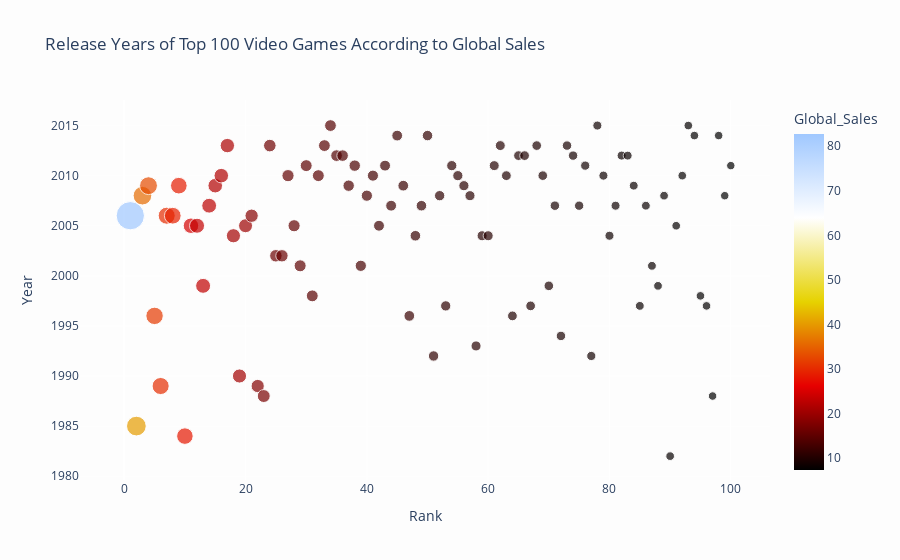

This figure's notebook cell:
### Markdown cell above
- As seen on the top 100 video games, **North America** often has the **highest** sales, followed by Europe and Japan. Although North America and Europe sales in general have led to these rankings, There are 2 games: GTA: San Andreas (ranked 18) and Gran Turismo (ranked 48), which have **highest** sales in **Other regions**.

- Nintendogs (ranked 11), GTA 5 (ranked 17), Brain: Train Your Brain in Minutes a Day (ranked 20), Call of Duty: Black Ops II (ranked 35), Call of Duty: Modern Warfare 3 (ranked 38), Gran Turismo 5 (ranked 55), FIFA 16 (ranked 78), FIFA Soccer 2013 (ranked 83), The Sims 3 (ranked 84), Star Wars Battlefront (ranked 93), and Call of Duty: Advanced Warfare (ranked 94) are the **most sold** in the **European** region.

- Games that are sold the **most** in **Japan** are: Pokemon Black / Pokemon White (ranked 27), Animal Crossing: Wild World (ranked 42), Final Fantasy VII (ranked 67), Animal Crossing (ranked 74), Super Mario Kart (ranked 77),
Final Fantasy VIII (ranked 88)

- The top 10 video games with higest sale are as follows:
    1.  Wii Sports
    2.  Super Mario Bros
    3.  Mario Kart Wii
    4.  Wii Sports Resort
    5.  Pokemon Red/Pokemon Blue
    6.  Tetris
    7.  New Super Mario Bros
    8.  Wii Play
    9.  New Super Mario Bros Wii
    10. Duck Hunt

Next, let's have a look at the bubble graph to see the release years of top 100 video game sales

### Code cell
# Create a new column that combines the 'Name' and 'Year' columns
top100_games['Name_and_Year'] = top100_games['Name'] + ' (' + top100_games['Year'].astype(str) + ')'

release_year_top100_bubble_graph = px.scatter(top100_games, x='Rank', y='Year',
                 size='Global_Sales', color='Global_Sales',
                 color_continuous_scale='Blackbody',
                 labels={'x':'Rank', 'y':'Years'},
                 title='Release Years of Top 100 Video Games According to Global Sales',
                 hover_name='Name_and_Year',  # Use the new column as the hover name
                 hover_data=['Publisher', 'Platform', 'Genre', 'Global_Sales'])

release_year_top100_bubble_graph.update_layout(
    paper_bgcolor='#fdfdfd',
    plot_bgcolor='#fdfdfd',
    hovermode='x',
)

release_year_top100_bubble_graph.show()

### Figure 1 — Plotly figure (JSON) as saved in the notebook; plotly's stock layout.template omitted (floating-point values rounded to 4 significant figures; data arrays with more than 128 entries replaced by an {"elided": "..."} marker saying what was removed)
{"data": [{"customdata": {"elided": "100x4 mixed values"}, "hovertemplate": "<b>%{hovertext}</b><br><br>Rank=%{x}<br>Year=%{y}<br>Global_Sales=%{marker.color}<br>Publisher=%{customdata[0]}<br>Platform=%{customdata[1]}<br>Genre=%{customdata[2]}<extra></extra>", "hovertext": ["Wii Sports (2006.0)", "Super Mario Bros. (1985.0)", "Mario Kart Wii (2008.0)", "Wii Sports Resort (2009.0)", "Pokemon Red/Pokemon Blue (1996.0)", "Tetris (1989.0)", "New Super Mario Bros. (2006.0)", "Wii Play (2006.0)", "New Super Mario Bros. Wii (2009.0)", "Duck Hunt (1984.0)", "Nintendogs (2005.0)", "Mario Kart DS (2005.0)", "Pokemon Gold/Pokemon Silver (1999.0)", "Wii Fit (2007.0)", "Wii Fit Plus (2009.0)", "Kinect Adventures! (2010.0)", "Grand Theft Auto V (2013.0)", "Grand Theft Auto: San Andreas (2004.0)", "Super Mario World (1990.0)", "Brain Age: Train Your Brain in Minutes a Day (2005.0)", "Pokemon Diamond/Pokemon Pearl (2006.0)", "Super Mario Land (1989.0)", "Super Mario Bros. 3 (1988.0)", "Grand Theft Auto V (2013.0)", "Grand Theft Auto: Vice City (2002.0)", "Pokemon Ruby/Pokemon Sapphire (2002.0)", "Pokemon Black/Pokemon White (2010.0)", "Brain Age 2: More Training in Minutes a Day (2005.0)", "Gran Turismo 3: A-Spec (2001.0)", "Call of Duty: Modern Warfare 3 (2011.0)", "Pokémon Yellow: Special Pikachu Edition (1998.0)", "Call of Duty: Black Ops (2010.0)", "Pokemon X/Pokemon Y (2013.0)", "Call of Duty: Black Ops 3 (2015.0)", "Call of Duty: Black Ops II (2012.0)", "Call of Duty: Black Ops II (2012.0)", "Call of Duty: Modern Warfare 2 (2009.0)", "Call of Duty: Modern Warfare 3 (2011.0)", "Grand Theft Auto III (2001.0)", "Super Smash Bros. Brawl (2008.0)", "Call of Duty: Black Ops (2010.0)", "Animal Crossing: Wild World (2005.0)", "Mario Kart 7 (2011.0)", "Halo 3 (2007.0)", "Grand Theft Auto V (2014.0)", "Pokemon HeartGold/Pokemon SoulSilver (2009.0)", "Super Mario 64 (1996.0)", "Gran Turismo 4 (2004.0)", "Super Mario Galaxy (2007.0)", "Pokemon Omega Ruby/Pokemon Alpha Sapphire (2014.0)", "Super Mario Land 2: 6 Golden Coins (1992.0)", "Grand Theft Auto IV (2008.0)", "Gran Turismo (1997.0)", "Super Mario 3D Land (2011.0)", "Gran Turismo 5 (2010.0)", "Call of Duty: Modern Warfare 2 (2009.0)", "Grand Theft Auto IV (2008.0)", "Super Mario All-Stars (1993.0)", "Pokemon FireRed/Pokemon LeafGreen (2004.0)", "Super Mario 64 (2004.0)", "Just Dance 3 (2011.0)", "Call of Duty: Ghosts (2013.0)", "Halo: Reach (2010.0)", "Mario Kart 64 (1996.0)", "New Super Mario Bros. 2 (2012.0)", "Halo 4 (2012.0)", "Final Fantasy VII (1997.0)", "Call of Duty: Ghosts (2013.0)", "Just Dance 2 (2010.0)", "Gran Turismo 2 (1999.0)", "Call of Duty 4: Modern Warfare (2007.0)", "Donkey Kong Country (1994.0)", "Minecraft (2013.0)", "Animal Crossing: New Leaf (2012.0)", "Mario Party DS (2007.0)", "The Elder Scrolls V: Skyrim (2011.0)", "Super Mario Kart (1992.0)", "FIFA 16 (2015.0)", "Wii Party (2010.0)", "Halo 2 (2004.0)", "Mario Party 8 (2007.0)", "Pokemon Black 2/Pokemon White 2 (2012.0)", "FIFA Soccer 13 (2012.0)", "The Sims 3 (2009.0)", "GoldenEye 007 (1997.0)", "Mario & Sonic at the Olympic Games (2007.0)", "Final Fantasy X (2001.0)", "Final Fantasy VIII (1999.0)", "Pokémon Platinum Version (2008.0)", "Pac-Man (1982.0)", "Grand Theft Auto: Liberty City Stories (2005.0)", "Super Mario Galaxy 2 (2010.0)", "Star Wars Battlefront (2015) (2015.0)", "Call of Duty: Advanced Warfare (2014.0)", "The Legend of Zelda: Ocarina of Time (1998.0)", "Crash Bandicoot 2: Cortex Strikes Back (1997.0)", "Super Mario Bros. 2 (1988.0)", "Super Smash Bros. for Wii U and 3DS (2014.0)", "Call of Duty: World at War (2008.0)", "Battlefield 3 (2011.0)"], "legendgroup": "", "marker": {"color": [82.74, 40.24, 35.82, 33, 31.37, 30.26, 30.01, 29.02, 28.62, 28.31, 24.76, 23.42, 23.1, 22.72, 22, 21.82, 21.4, 20.81, 20.61, 20.22, 18.36, 18.14, 17.28, 16.38, 16.15, 15.85, 15.32, 15.3, 14.98, 14.76, 14.64, 14.64, 14.35, 14.24, 14.03, 13.73, 13.51, 13.46, 13.1, 13.04, 12.73, 12.27, 12.21, 12.14, 11.98, 11.9, 11.89, 11.66, 11.52, 11.33, 11.18, 11.02, 10.95, 10.79, 10.77, 10.69, 10.57, 10.55, 10.49, 10.42, 10.26, 10.21, 9.88, 9.87, 9.82, 9.76, 9.72, 9.59, 9.52, 9.49, 9.32, 9.3, 9.2, 9.09, 9.02, 8.84, 8.76, 8.49, 8.49, 8.49, 8.42, 8.33, 8.24, 8.11, 8.09, 8.06, 8.05, 7.86, 7.84, 7.81, 7.72, 7.69, 7.67, 7.6, 7.6, 7.58, 7.46, 7.45, 7.37, 7.34], "coloraxis": "coloraxis", "size": [82.74, 40.24, 35.82, 33, 31.37, 30.26, 30.01, 29.02, 28.62, 28.31, 24.76, 23.42, 23.1, 22.72, 22, 21.82, 21.4, 20.81, 20.61, 20.22, 18.36, 18.14, 17.28, 16.38, 16.15, 15.85, 15.32, 15.3, 14.98, 14.76, 14.64, 14.64, 14.35, 14.24, 14.03, 13.73, 13.51, 13.46, 13.1, 13.04, 12.73, 12.27, 12.21, 12.14, 11.98, 11.9, 11.89, 11.66, 11.52, 11.33, 11.18, 11.02, 10.95, 10.79, 10.77, 10.69, 10.57, 10.55, 10.49, 10.42, 10.26, 10.21, 9.88, 9.87, 9.82, 9.76, 9.72, 9.59, 9.52, 9.49, 9.32, 9.3, 9.2, 9.09, 9.02, 8.84, 8.76, 8.49, 8.49, 8.49, 8.42, 8.33, 8.24, 8.11, 8.09, 8.06, 8.05, 7.86, 7.84, 7.81, 7.72, 7.69, 7.67, 7.6, 7.6, 7.58, 7.46, 7.45, 7.37, 7.34], "sizemode": "area", "sizeref": 0.2068, "symbol": "circle"}, "mode": "markers", "name": "", "orientation": "v", "showlegend": false, "type": "scatter", "x": [1, 2, 3, 4, 5, 6, 7, 8, 9, 10, 11, 12, 13, 14, 15, 16, 17, 18, 19, 20, 21, 22, 23, 24, 25, 26, 27, 28, 29, 30, 31, 32, 33, 34, 35, 36, 37, 38, 39, 40, 41, 42, 43, 44, 45, 46, 47, 48, 49, 50, 51, 52, 53, 54, 55, 56, 57, 58, 59, 60, 61, 62, 63, 64, 65, 66, 67, 68, 69, 70, 71, 72, 73, 74, 75, 76, 77, 78, 79, 80, 81, 82, 83, 84, 85, 86, 87, 88, 89, 90, 91, 92, 93, 94, 95, 96, 97, 98, 99, 100], "xaxis": "x", "y": [2006, 1985, 2008, 2009, 1996, 1989, 2006, 2006, 2009, 1984, 2005, 2005, 1999, 2007, 2009, 2010, 2013, 2004, 1990, 2005, 2006, 1989, 1988, 2013, 2002, 2002, 2010, 2005, 2001, 2011, 1998, 2010, 2013, 2015, 2012, 2012, 2009, 2011, 2001, 2008, 2010, 2005, 2011, 2007, 2014, 2009, 1996, 2004, 2007, 2014, 1992, 2008, 1997, 2011, 2010, 2009, 2008, 1993, 2004, 2004, 2011, 2013, 2010, 1996, 2012, 2012, 1997, 2013, 2010, 1999, 2007, 1994, 2013, 2012, 2007, 2011, 1992, 2015, 2010, 2004, 2007, 2012, 2012, 2009, 1997, 2007, 2001, 1999, 2008, 1982, 2005, 2010, 2015, 2014, 1998, 1997, 1988, 2014, 2008, 2011], "yaxis": "y"}], "layout": {"coloraxis": {"colorbar": {"title": {"text": "Global_Sales"}}, "colorscale": [[0, "rgb(0,0,0)"], [0.25, "rgb(230,0,0)"], [0.5, "rgb(230,210,0)"], [0.75, "rgb(255,255,255)"], [1, "rgb(160,200,255)"]]}, "hovermode": "x", "legend": {"itemsizing": "constant", "tracegroupgap": 0}, "paper_bgcolor": "#fdfdfd", "plot_bgcolor": "#fdfdfd", "title": {"text": "Release Years of Top 100 Video Games According to Global Sales"}, "xaxis": {"anchor": "y", "domain": [0, 1], "title": {"text": "Rank"}}, "yaxis": {"anchor": "x", "domain": [0, 1], "title": {"text": "Year"}}}}
